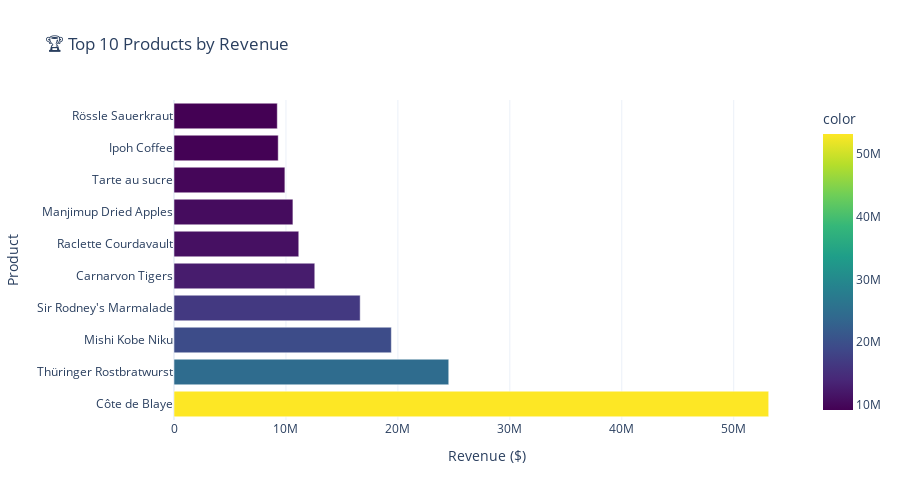

Source (notebook cell):
### Code cell
# Top 10 products by revenue
top_products = df.groupby('ProductName')['Total'].sum().sort_values(ascending=False).head(10)

fig = px.bar(
    x=top_products.values,
    y=top_products.index,
    orientation='h',
    title='🏆 Top 10 Products by Revenue',
    labels={'x': 'Revenue ($)', 'y': 'Product'},
    template='plotly_white',
    color=top_products.values,
    color_continuous_scale='Viridis'
)

fig.update_layout(showlegend=False, height=500)
fig.show()

### Figure 1 — Plotly figure (JSON) as saved in the notebook; plotly's stock layout.template omitted (floating-point values rounded to 4 significant figures)
{"data": [{"hovertemplate": "Revenue ($)=%{x}<br>Product=%{y}<br>color=%{marker.color}<extra></extra>", "legendgroup": "", "marker": {"color": [53120000.0, 24540000.0, 19420000.0, 16630000.0, 12580000.0, 11150000.0, 10620000.0, 9906000.0, 9310000.0, 9227000.0], "coloraxis": "coloraxis", "pattern": {"shape": ""}}, "name": "", "orientation": "h", "showlegend": false, "textposition": "auto", "type": "bar", "x": [53120000.0, 24540000.0, 19420000.0, 16630000.0, 12580000.0, 11150000.0, 10620000.0, 9906000.0, 9310000.0, 9227000.0], "xaxis": "x", "y": ["Côte de Blaye", "Thüringer Rostbratwurst", "Mishi Kobe Niku", "Sir Rodney's Marmalade", "Carnarvon Tigers", "Raclette Courdavault", "Manjimup Dried Apples", "Tarte au sucre", "Ipoh Coffee", "Rössle Sauerkraut"], "yaxis": "y"}], "layout": {"barmode": "relative", "coloraxis": {"colorbar": {"title": {"text": "color"}}, "colorscale": [[0, "#440154"], [0.1111, "#482878"], [0.2222, "#3e4989"], [0.3333, "#31688e"], [0.4444, "#26828e"], [0.5556, "#1f9e89"], [0.6667, "#35b779"], [0.7778, "#6ece58"], [0.8889, "#b5de2b"], [1, "#fde725"]]}, "height": 500, "legend": {"tracegroupgap": 0}, "showlegend": false, "title": {"text": "🏆 Top 10 Products by Revenue"}, "xaxis": {"anchor": "y", "domain": [0, 1], "title": {"text": "Revenue ($)"}}, "yaxis": {"anchor": "x", "domain": [0, 1], "title": {"text": "Product"}}}}
